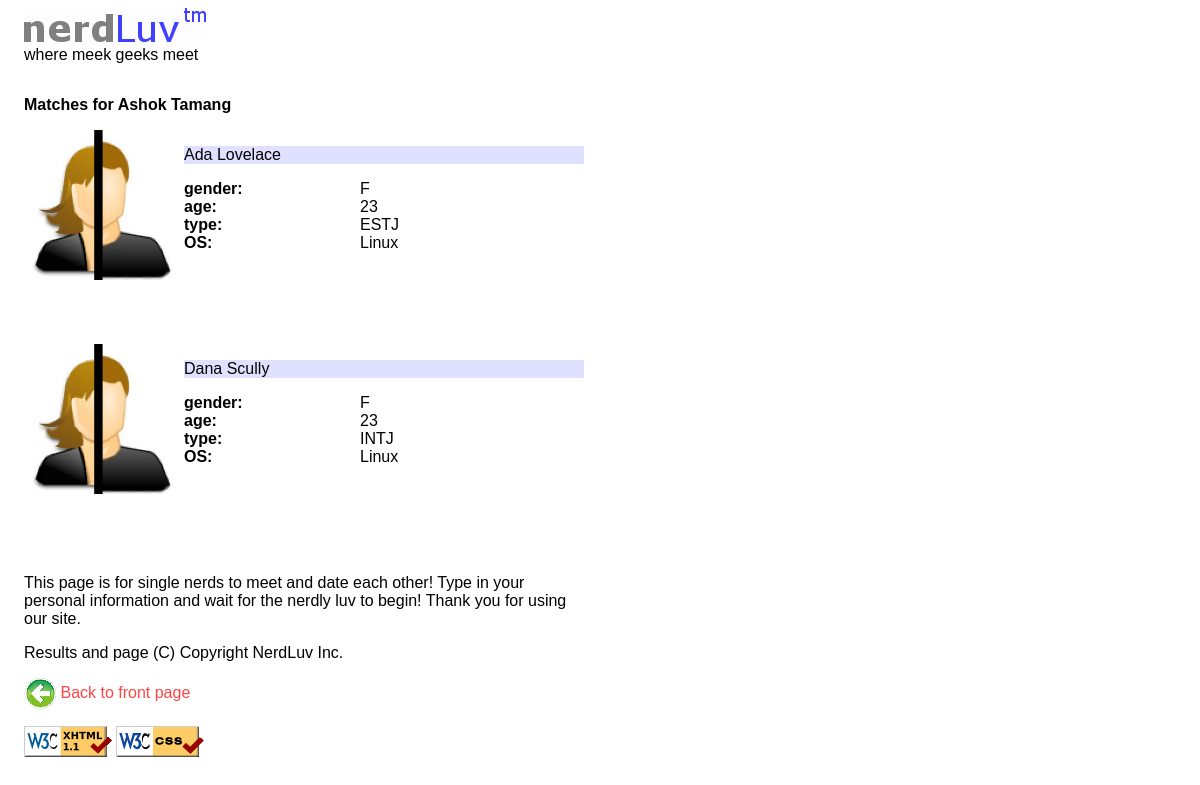
The page /matches-submit.php?name=Ashok Tamang on the database its author committed.
### tables this page shows
CREATE TABLE `user_info` (
  `id` int(10) unsigned NOT NULL AUTO_INCREMENT,
  `name` varchar(16) NOT NULL,
  `gender` varchar(1) NOT NULL,
  `age` int(2) unsigned NOT NULL,
  PRIMARY KEY (`id`),
  UNIQUE KEY `id` (`id`),
  UNIQUE KEY `name` (`name`)
);

CREATE TABLE `user_personality` (
  `id` int(10) unsigned DEFAULT NULL,
  `personality_type` varchar(4) NOT NULL,
  KEY `id` (`id`),
  CONSTRAINT `user_personality_ibfk_1` FOREIGN KEY (`id`) REFERENCES `user_info` (`id`)
);

CREATE TABLE `user_fav_os` (
  `id` int(10) unsigned DEFAULT NULL,
  `os` varchar(8) NOT NULL,
  KEY `id` (`id`),
  CONSTRAINT `user_fav_os_ibfk_1` FOREIGN KEY (`id`) REFERENCES `user_info` (`id`)
);

### matches-submit.php (the view, shortened to what this page needs)
<?php
include_once("database_connection.php");
$owner_name = $db->quote($_GET["name"]);
$owner_query = $db->query("SELECT * FROM user_info where name=$owner_name;");
if ($owner_query -> rowCount() > 0) {
    $owner = $owner_query->fetch();
    $owner_id = (int) $owner["id"];
    $owner_gender = $owner["gender"];
    $owner_age = (int) $owner["age"];
    $query = "SELECT personality_type from user_personality where id=$owner_id;";
    $owner_personality = $db->query($query)->fetch()["personality_type"];
    $query = "SELECT os from user_fav_os where id=$owner_id;";
    $owner_os = $db->query($query)->fetch()["os"];
    $owner_os = $db->quote($owner_os);
    $query = "SELECT min_seeking_age, max_seeking_age from user_seeking_age where id=$owner_id;";
    $seeking_age = $db->query($query)->fetch();
    $owner_min_seek = (int)$seeking_age["min_seeking_age"];
    $owner_max_seek = (int)$seeking_age["max_seeking_age"];
}
$opposite_gender = '';
if (strcmp($owner_gender, 'M') === 0) {
    $opposite_gender = 'F';
} else {
    $opposite_gender = 'M';
}
$opposite_gender = $db->quote($opposite_gender);
$matches = array();
$query = "
    SELECT user.*, os.os, pt.personality_type, seek.min_seeking_age, seek.max_seeking_age
    FROM user_info user
    JOIN user_fav_os os ON user.id = os.id
    JOIN user_personality pt ON user.id = pt.id
    JOIN user_seeking_age seek ON user.id = seek.id
    WHERE user.gender = $opposite_gender
    and user.age >= $owner_min_seek
    and user.age <= $owner_max_seek
    and seek.min_seeking_age <= $owner_age
    and seek.max_seeking_age >= $owner_age
    and os.os = $owner_os;
";
$potential_matches = $db->query($query);
if ($potential_matches->rowCount() > 0) {
    $rows = $potential_matches->fetchAll(PDO::FETCH_ASSOC);
    foreach($rows as $potential_match) {
        $pattern = "/[".$owner_personality."]/";
        if (preg_match($pattern, $potential_match["personality_type"]) === 1) {
            $matches[] = $potential_match;
        }
    }
}
if (count($matches) === 0) {
?>
    <div> No match is found. </div>
<?php
} else {
?>
<p><strong> Matches for <?= $_GET["name"] ?> </strong></p>
<?php
    foreach($matches as $single_info) {
?>
<div class="match">
    <img src="user.jpg" alt="Profile Picture">
    <div>
        <p> <?= $single_info["name"] ?> </p>
        <ul>
            <li>
                <strong>gender: </strong>
                <?= $single_info["gender"] ?>
            </li>
            <li>
                <strong>age: </strong>
                <?= $single_info["age"] ?>
            </li>
            <li>
                <strong>type: </strong>
                <?= $single_info["personality_type"] ?>
            </li>
            <li>
                <strong>OS: </strong>
                <?= $single_info["os"] ?>
            </li>
        </ul>
    </div>
</div>
<?php
    }
}
include("bottom.html"); ?>

### nerdluv.css (style rules this page uses)
* { font-size: 12pt; font-family: "Verdana", "Geneva", sans-serif; }
a { color: #F44; text-decoration: none; }
a img { border: none; }
#bannerarea { margin-bottom: 2em; }
body { background-color: white; padding-left: 1em; }
body > div, form { overflow: hidden; width: 35em; }
div { overflow: hidden; }
fieldset strong, ul strong, fieldset label.left, fieldset .column { float: left; width: 11em; }
.match { margin-bottom: 1em; }
.match img { width: 150px; float: left; margin-right: 10px; margin-bottom: 3em; }
.match p { background-color: #E0E0FF; clear: left; }
ul { list-style-type: none; padding-left: 0em; }
ul li a img { vertical-align: middle; }
#w3c { clear: both; }

### rows shown on the page
user_info: name "Ada Lovelace", gender "F", age "23", user_personality.personality_type "ESTJ", user_fav_os.os "Linux"
user_info: name "Dana Scully", gender "F", age "23", user_personality.personality_type "INTJ", user_fav_os.os "Linux"

### other values the page prints
$_GET["name"] "Ashok Tamang"
